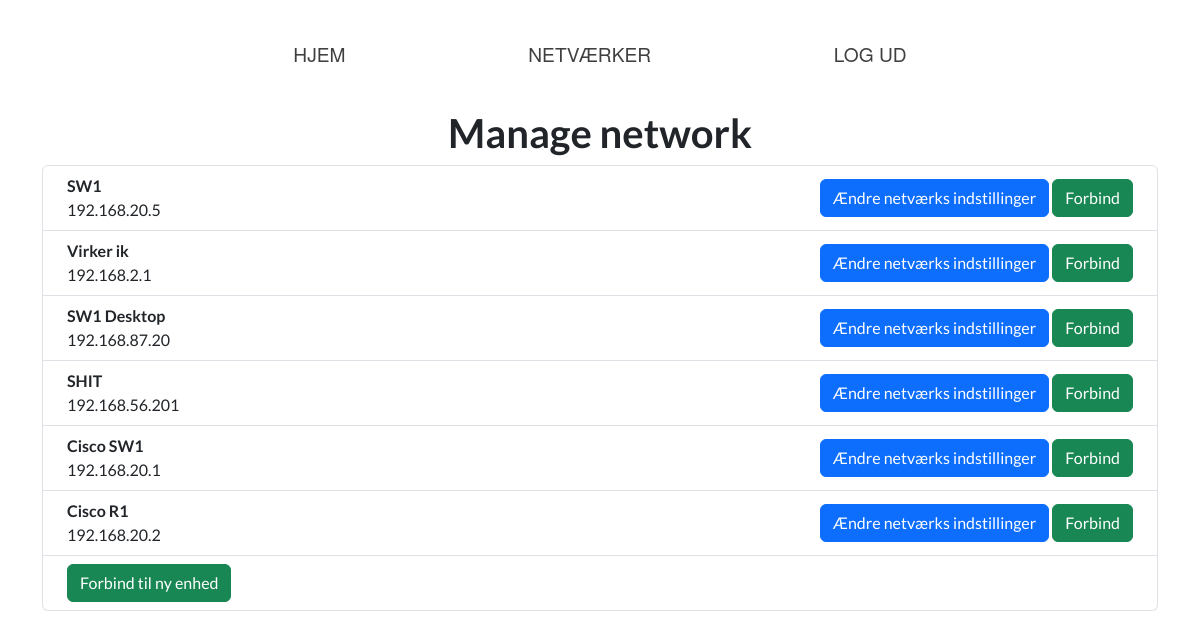
Screenshot of /networks (signed in) with the database file from the repository.
### website/models.py (models this page shows)
class Networks(db.Model):
    id = db.Column(db.Integer, primary_key=True)
    network_id = db.Column(db.Integer)
    network_name = db.Column(db.String(100))
    host = db.Column(db.String(100))
    username = db.Column(db.String(100))
    password = db.Column(db.String(100))
    user_id = db.Column(db.Integer, db.ForeignKey('user.id'))

### website/views.py (the view, shortened to what this page needs)
@views.route('/networks', methods=['GET', 'POST'])
@login_required
def networks():
    return render_template('networks.html', user=current_user)

### website/__init__.py (called while the page is built)
def create_app():
    app = Flask(__name__)
    app.config['SECRET_KEY'] = 'secretkey'
    app.config['SQLALCHEMY_DATABASE_URI'] = f'sqlite:///{DB_NAME}'
    db.init_app(app)
    app.config["SESSION_PERMANENT"] = False
    app.config["SESSION_TYPE"] = "filesystem"
    Session(app)
    from .views import views
    from .auth import auth
    from .network_managing import network
    app.register_blueprint(views, url_prefix='/')
    app.register_blueprint(auth, url_prefix='/')
    app.register_blueprint(network, url_prefix='/networks')
    from .models import User, Networks
    with app.app_context():
        db.create_all()
    login_manager = LoginManager()
    login_manager.login_view = 'auth.login'
    login_manager.init_app(app)
    @login_manager.user_loader
    def load_user(id):
        return User.query.get(int(id))
    return app

### website/templates/networks.html (shortened to what this page needs)
{% extends "base.html" %}
{% block content %}
<h1 class="fw-bold text-center">Manage network</h1>
<ul class="list-group" id="networks">
    {% for networks in user.networks %}
    <li class="list-group-item d-flex justify-content-between align-items-center">
        <div class="ms-2 me-auto">
            <div class="fw-bold">{{ networks.network_name }}</div>
            {{ networks.host }}
        </div>
        <form action="" method="POST" class="pe-2">
            <button type="submit" class="btn btn-primary align-center" name="change_button"
                value="{{ networks.network_id}}">Ændre netværks indstillinger</button>
            <button type="submit" class="btn btn-success align-center" name="connect_button"
                value="{{ networks.network_id}}">Forbind</button>
        </form>
    </li>
    {% endfor %}
    <li class="list-group-item d-flex justify-content-between align-items-center">
        <form action="" method="POST">
            <div class="ms-2 me-auto">
                <button type="submit" class="btn btn-success align-center" name="create_network_button"
                    value="create_network_button">Forbind til ny enhed</button>
            </div>
        </form>
    </li>
</ul>
{% endblock %}

### website/static/styles.css (style rules this page uses)
body { font-family: 'Lato', sans-serif; font-weight: 400; font-style: normal; }

### rows the page displays
Networks: network_name "SW1", host "192.168.20.5", {{ networks.network_id }} 1 (drawn)
Networks: network_name "Virker ik", host "192.168.2.1", {{ networks.network_id }} 2 (drawn)
Networks: network_name "SW1 Desktop", host "192.168.87.20", {{ networks.network_id }} 3 (drawn)
Networks: network_name "SHIT", host "192.168.56.201", {{ networks.network_id }} 4 (drawn)
Networks: network_name "Cisco SW1", host "192.168.20.1", {{ networks.network_id }} 5 (drawn)
Networks: network_name "Cisco R1", host "192.168.20.2", {{ networks.network_id }} 6 (drawn)
